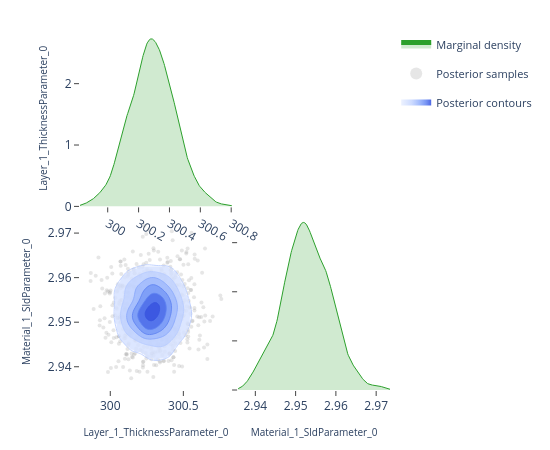

Notebook source saved alongside this figure:
### Code cell
# ---- Pairwise focus: thickness vs SLD ---------------------------------------
# A 2-parameter corner plot zooms in on the joint posterior for a specific
# pair.  This is the same view the EasyReflectometryApp's "2D Heatmap"
# sub-tab uses to inspect parameter degeneracies.


params_of_interest = ['Layer_1_ThicknessParameter_0', 'Material_1_SldParameter_0']
idx = [posterior.param_names.index(p) for p in params_of_interest]
subset_draws = np.asarray(posterior.draws)[:, idx]

fig = plot_corner(subset_draws, params_of_interest)
fig.show()

### Figure 1 — Plotly figure (JSON) as saved in the notebook; plotly's stock layout.template omitted (floating-point values rounded to 4 significant figures; data arrays with more than 128 entries replaced by an {"elided": "..."} marker saying what was removed)
{"data": [{"fill": "tozeroy", "fillcolor": "rgba(44, 160, 44, 0.22)", "hoverinfo": "skip", "legendgroup": "marginal", "line": {"color": "rgb(44, 160, 44)", "width": 1}, "mode": "lines", "name": "Marginal density", "showlegend": true, "type": "scatter", "x": {"elided": "256 float values"}, "xaxis": "x", "y": {"elided": "256 float values"}, "yaxis": "y"}, {"hoverinfo": "skip", "legendgroup": "scatter", "marker": {"color": "rgba(140, 140, 140, 0.22)", "size": 4}, "mode": "markers", "name": "Posterior samples", "showlegend": true, "type": "scatter", "x": {"elided": "880 float values"}, "xaxis": "x3", "y": {"elided": "880 float values"}, "yaxis": "y3", "zorder": 0}, {"colorscale": [[0.0, "rgba(224, 233, 255, 0.62)"], [0.35, "rgba(183, 203, 255, 0.70)"], [0.6, "rgba(138, 169, 252, 0.78)"], [0.82, "rgba(96, 131, 242, 0.84)"], [1.0, "rgba(58, 86, 224, 0.90)"]], "connectgaps": false, "contours": {"coloring": "fill", "end": 170.4, "showlabels": false, "showlines": false, "size": 26.9, "start": 35.87}, "hoverinfo": "skip", "legendgroup": "contour", "name": "Posterior contours", "showlegend": true, "showscale": false, "type": "contour", "x": [299.8, 299.8, 299.8, 299.9, 299.9, 299.9, 299.9, 299.9, 299.9, 299.9, 299.9, 300.0, 300.0, 300.0, 300.0, 300.0, 300.0, 300.0, 300.0, 300.1, 300.1, 300.1, 300.1, 300.1, 300.1, 300.1, 300.1, 300.2, 300.2, 300.2, 300.2, 300.2, 300.2, 300.2, 300.2, 300.3, 300.3, 300.3, 300.3, 300.3, 300.3, 300.3, 300.3, 300.4, 300.4, 300.4, 300.4, 300.4, 300.4, 300.4, 300.4, 300.5, 300.5, 300.5, 300.5, 300.5, 300.5, 300.5, 300.5, 300.6, 300.6, 300.6, 300.6, 300.6, 300.6, 300.6, 300.6, 300.7, 300.7, 300.7, 300.7, 300.7, 300.7, 300.7, 300.7, 300.8, 300.8, 300.8, 300.8, 300.8], "xaxis": "x3", "y": [2.936, 2.936, 2.937, 2.937, 2.938, 2.938, 2.939, 2.939, 2.94, 2.94, 2.94, 2.941, 2.941, 2.942, 2.942, 2.943, 2.943, 2.944, 2.944, 2.945, 2.945, 2.946, 2.946, 2.947, 2.947, 2.948, 2.948, 2.949, 2.949, 2.95, 2.95, 2.951, 2.951, 2.951, 2.952, 2.952, 2.953, 2.953, 2.954, 2.954, 2.955, 2.955, 2.956, 2.956, 2.957, 2.957, 2.958, 2.958, 2.959, 2.959, 2.96, 2.96, 2.961, 2.961, 2.961, 2.962, 2.962, 2.963, 2.963, 2.964, 2.964, 2.965, 2.965, 2.966, 2.966, 2.967, 2.967, 2.968, 2.968, 2.969, 2.969, 2.97, 2.97, 2.971, 2.971, 2.972, 2.972, 2.972, 2.973, 2.973], "yaxis": "y3", "z": {"elided": "80x80 float values"}, "zmax": 170.4, "zmin": 35.87, "zorder": 1}, {"colorscale": [[0.0, "rgba(183, 203, 255, 0.94)"], [0.35, "rgba(183, 203, 255, 0.94)"], [0.35, "rgba(138, 169, 252, 0.95)"], [0.6, "rgba(138, 169, 252, 0.95)"], [0.6, "rgba(96, 131, 242, 0.96)"], [0.82, "rgba(96, 131, 242, 0.96)"], [0.82, "rgba(58, 86, 224, 0.98)"], [1.0, "rgba(58, 86, 224, 0.98)"]], "contours": {"coloring": "lines", "end": 170.4, "showlabels": false, "size": 26.9, "start": 35.87}, "hoverinfo": "skip", "legendgroup": "contour", "line": {"width": 0.9}, "showlegend": false, "showscale": false, "type": "contour", "x": [299.8, 299.8, 299.8, 299.9, 299.9, 299.9, 299.9, 299.9, 299.9, 299.9, 299.9, 300.0, 300.0, 300.0, 300.0, 300.0, 300.0, 300.0, 300.0, 300.1, 300.1, 300.1, 300.1, 300.1, 300.1, 300.1, 300.1, 300.2, 300.2, 300.2, 300.2, 300.2, 300.2, 300.2, 300.2, 300.3, 300.3, 300.3, 300.3, 300.3, 300.3, 300.3, 300.3, 300.4, 300.4, 300.4, 300.4, 300.4, 300.4, 300.4, 300.4, 300.5, 300.5, 300.5, 300.5, 300.5, 300.5, 300.5, 300.5, 300.6, 300.6, 300.6, 300.6, 300.6, 300.6, 300.6, 300.6, 300.7, 300.7, 300.7, 300.7, 300.7, 300.7, 300.7, 300.7, 300.8, 300.8, 300.8, 300.8, 300.8], "xaxis": "x3", "y": [2.936, 2.936, 2.937, 2.937, 2.938, 2.938, 2.939, 2.939, 2.94, 2.94, 2.94, 2.941, 2.941, 2.942, 2.942, 2.943, 2.943, 2.944, 2.944, 2.945, 2.945, 2.946, 2.946, 2.947, 2.947, 2.948, 2.948, 2.949, 2.949, 2.95, 2.95, 2.951, 2.951, 2.951, 2.952, 2.952, 2.953, 2.953, 2.954, 2.954, 2.955, 2.955, 2.956, 2.956, 2.957, 2.957, 2.958, 2.958, 2.959, 2.959, 2.96, 2.96, 2.961, 2.961, 2.961, 2.962, 2.962, 2.963, 2.963, 2.964, 2.964, 2.965, 2.965, 2.966, 2.966, 2.967, 2.967, 2.968, 2.968, 2.969, 2.969, 2.97, 2.97, 2.971, 2.971, 2.972, 2.972, 2.972, 2.973, 2.973], "yaxis": "y3", "z": {"elided": "80x80 float values"}, "zmax": 170.4, "zmin": 35.87, "zorder": 2}, {"fill": "tozeroy", "fillcolor": "rgba(44, 160, 44, 0.22)", "hoverinfo": "skip", "legendgroup": "marginal", "line": {"color": "rgb(44, 160, 44)", "width": 1}, "mode": "lines", "name": "Marginal density", "showlegend": false, "type": "scatter", "x": {"elided": "256 float values"}, "xaxis": "x4", "y": {"elided": "256 float values"}, "yaxis": "y4"}], "layout": {"height": 450, "legend": {"font": {"size": 11}, "itemsizing": "constant", "orientation": "v", "x": 1.02, "xanchor": "left", "y": 1.0, "yanchor": "top"}, "margin": {"b": 60, "l": 80, "r": 160, "t": 30}, "plot_bgcolor": "white", "showlegend": true, "width": 550, "xaxis": {"anchor": "y", "domain": [0.0, 0.49], "showgrid": false, "ticks": "outside", "zeroline": false}, "xaxis2": {"anchor": "y2", "domain": [0.51, 1.0], "showgrid": false, "ticks": "outside", "visible": false, "zeroline": false}, "xaxis3": {"anchor": "y3", "domain": [0.0, 0.49], "showgrid": false, "ticks": "outside", "title": {"font": {"size": 10}, "text": "Layer_1_ThicknessParameter_0"}, "zeroline": false}, "xaxis4": {"anchor": "y4", "domain": [0.51, 1.0], "showgrid": false, "ticks": "outside", "title": {"font": {"size": 10}, "text": "Material_1_SldParameter_0"}, "zeroline": false}, "yaxis": {"anchor": "x", "domain": [0.51, 1.0], "showgrid": false, "ticks": "outside", "title": {"font": {"size": 10}, "text": "Layer_1_ThicknessParameter_0"}, "zeroline": false}, "yaxis2": {"anchor": "x2", "domain": [0.51, 1.0], "showgrid": false, "ticks": "outside", "visible": false, "zeroline": false}, "yaxis3": {"anchor": "x3", "domain": [0.0, 0.49], "showgrid": false, "ticks": "outside", "title": {"font": {"size": 10}, "text": "Material_1_SldParameter_0"}, "zeroline": false}, "yaxis4": {"anchor": "x4", "domain": [0.0, 0.49], "showgrid": false, "showticklabels": false, "ticks": "outside", "zeroline": false}}}
